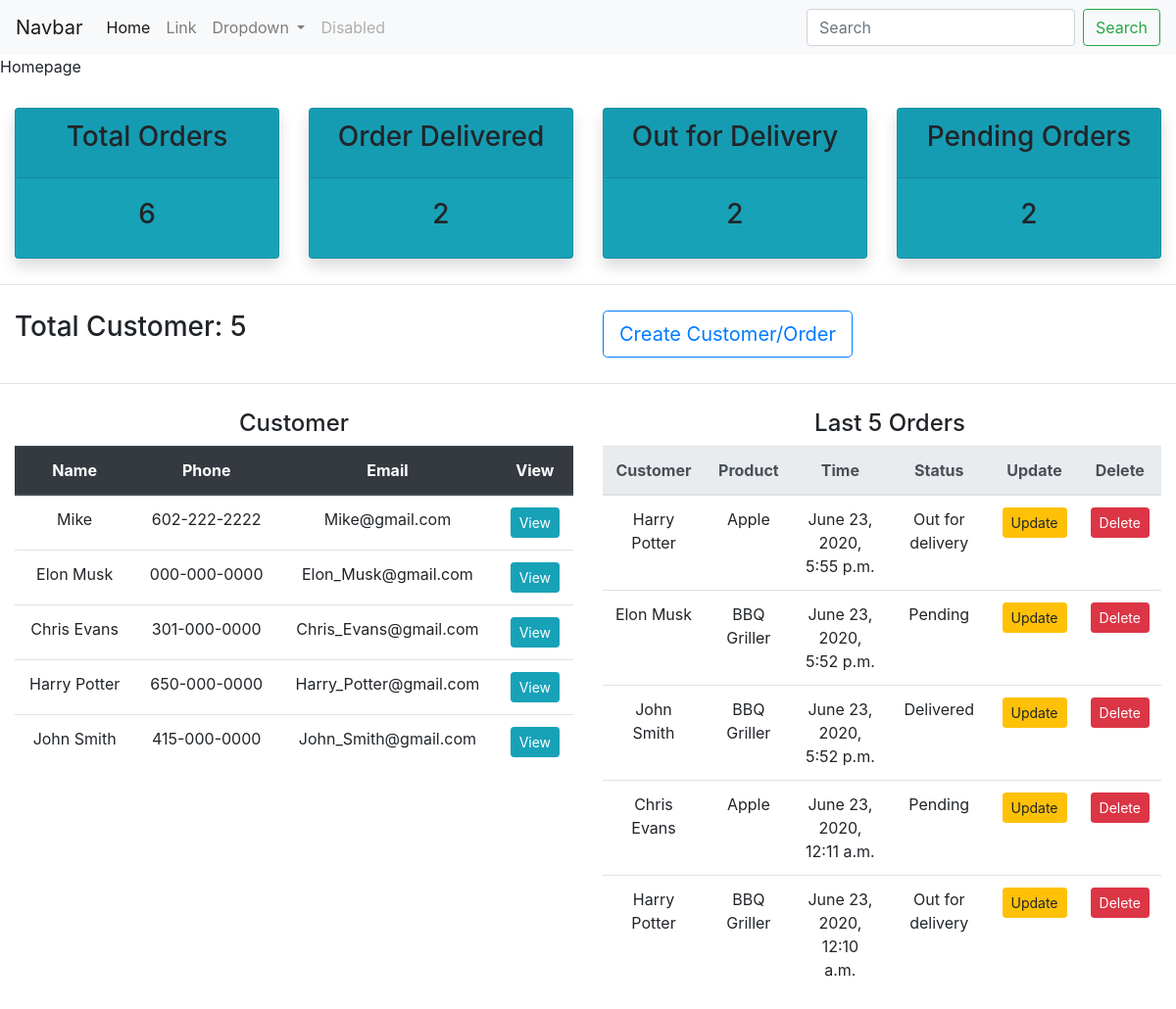
The app's page /, older data.
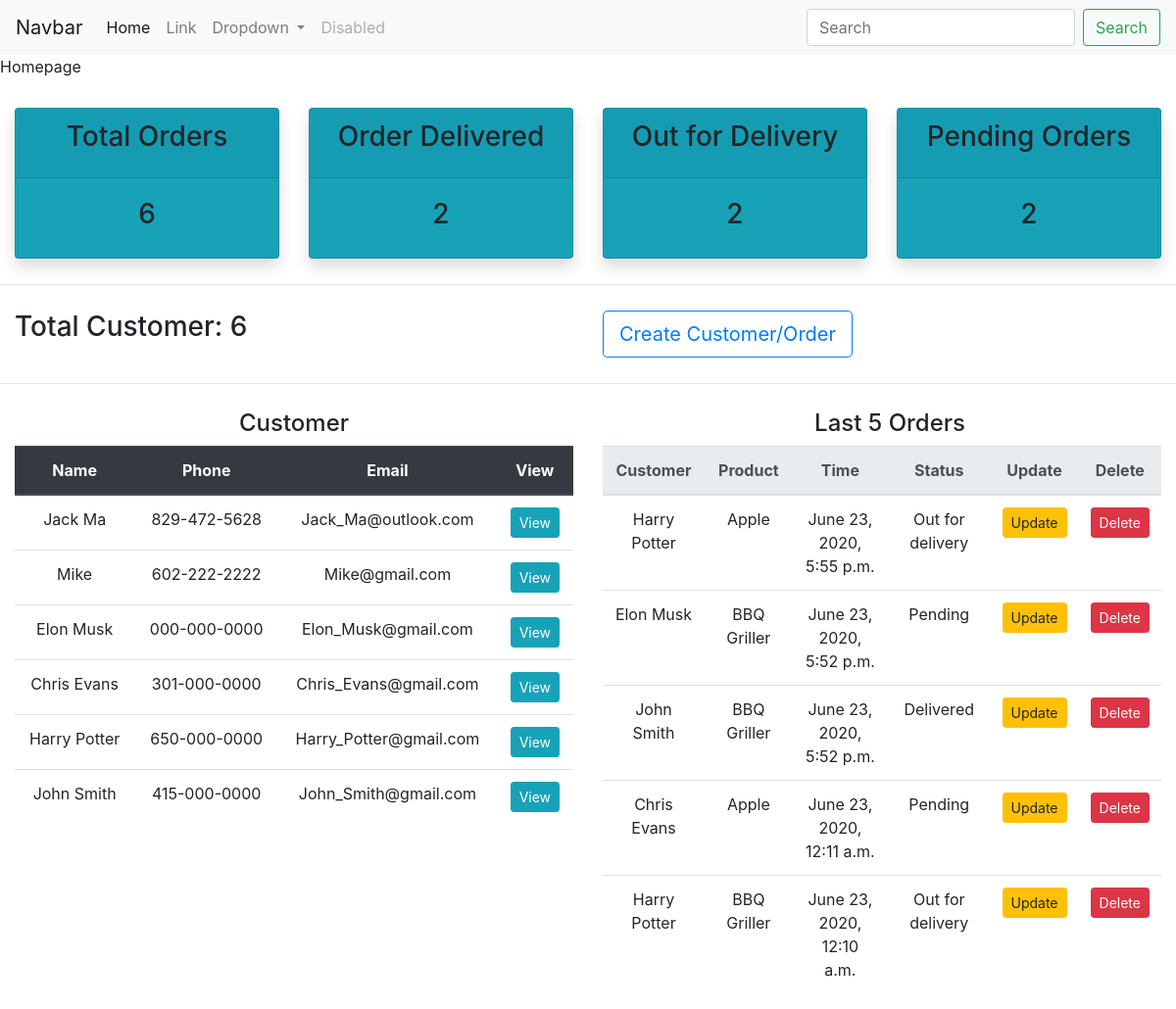
The same page, newer data.
### Japp/models.py (models this page shows)
class Customer(models.Model):
    name = models.CharField(max_length=30)
    phone = models.CharField(max_length=30)
    email = models.EmailField()
    time_created = models.DateTimeField(auto_now_add=True)
    def __str__(self):
        return self.name

class Order(models.Model):
    STATUS = (
        ('Pending', 'Pending'),
        ('Out for delivery', 'Out for delivery'),
        ('Delivered', 'Delivered')
    )
    customer = models.ForeignKey(Customer, on_delete=models.CASCADE, related_name='c_order')
    product = models.ForeignKey(Product, on_delete=models.CASCADE, related_name='p_order')
    time_created = models.DateTimeField(auto_now_add=True)
    status = models.CharField(max_length=30, choices=STATUS)

class Product(models.Model):
    CATEGORY = (
        ('Indoor', 'Indoor'),
        ('Outdoor', 'Outdoor')
    )
    name = models.CharField(max_length=30)
    price = models.CharField(max_length=30)
    category = models.CharField(max_length=30, choices=CATEGORY)
    description = models.TextField(blank=True, null=True)
    time_created = models.DateTimeField(auto_now_add=True)
    def __str__(self):
        return self.name

### Japp/views.py (the view)
# urls.py: path('', views.homepage, name='homepage'),
def homepage(request):
    customer = Customer.objects.all()
    c_count = customer.count()
    order = Order.objects.all()
    o_count = order.count()
    order_p_count = Order.objects.filter(status='Pending').count()
    order_d_count = Order.objects.filter(status='Delivered').count()
    order_o_count = Order.objects.filter(status='Out for delivery').count()
    c = 0
    last_five = []
    for i in reversed(order):
        if c < 5:
            last_five.append(i)
            c += 1
        else:
            break
    context = {
        'customer': customer,
        'c_count': c_count,
        'o_count': o_count,
        'order_p_count': order_p_count,
        'order_d_count': order_d_count,
        'order_o_count': order_o_count,
        'last_five': last_five
    }
    return render(request, 'Japp/index.html', context)

### Japp/templates/Japp/index.html (shortened to what this page needs)
<!doctype html>
<html lang="en">
<head>
    <link rel="stylesheet" href="https://stackpath.bootstrapcdn.com/bootstrap/4.5.0/css/bootstrap.min.css">
</head>
<body>
    {% include 'Japp/navbar.html' %}
    {% block content %}
        {% include 'Japp/home.html' %}
    {% endblock %}
</body>
</html>

### Japp/templates/Japp/home.html (shortened to what the changed rows need)
{% block content %}
    <div class="container-fluid">
        <div class="row">
            <div class="col-md-6">
                <h3>Total Customer: {{ c_count }}</h3>
            </div>
        </div>
    </div>
    <div class="container-fluid">
        <div class="row">
            <div class="col-md-6 text-center">
                <table class="table">
                  <thead class="thead-dark">
                    <tr>
                      <th scope="col">Name</th>
                      <th scope="col">Phone</th>
                      <th scope="col">Email</th>
                      <th scope="col">View</th>
                    </tr>
                  </thead>
                  <tbody>
                      {% for i in customer reversed %}
                        <tr>
                          <td>{{ i.name }}</td>
                          <td>{{ i.phone }}</td>
                          <td>{{ i.email }}</td>
                          <td>
                              <a href="" class="btn btn-sm btn-info">View</a>
                          </td>
                        </tr>
                      {% endfor %}
                  </tbody>
                </table>
            </div>
            <div class="col-md-6 text-center">
                <table class="table">
                  <thead class="thead-light">
                    <tr>
                      <th scope="col">Customer</th>
                      <th scope="col">Product</th>
                      <th scope="col">Time</th>
                      <th scope="col">Status</th>
                      <th scope="col">Update</th>
                      <th scope="col">Delete</th>
                    </tr>
                  </thead>
                  <tbody>
                      {% for j in last_five %}
                        <tr>
                          <td>{{ j.customer }}</td>
                          <td>{{ j.product }}</td>
                          <td>{{ j.time_created }}</td>
                          <td>{{ j.status }}</td>
                          <td>
                              <a href="{% url 'updateorder' j.id%}" class="btn btn-sm btn-warning">Update</a>
                          </td>
                          <td>
                              <a href="{% url 'deleteorder' j.id%}" class="btn btn-sm btn-danger">Delete</a>
                          </td>
                        </tr>
                      {% endfor %}
                  </tbody>
                </table>
            </div>
        </div>
    </div>
{% endblock %}

Row changes from the older to the newer data that the page shows:
added Customer: name "Jack Ma", phone "829-472-5628", email "Jack_Ma@outlook.com"
Text that changed along with them:
{{ c_count }}: "5" → "6"
